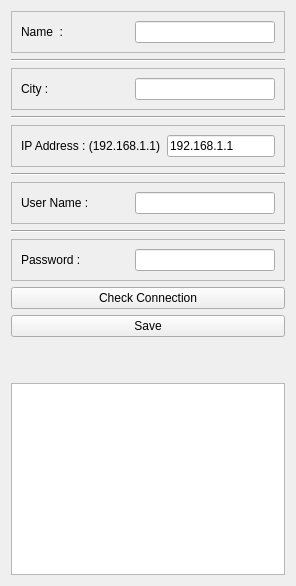
                      <widget class="QWidget" name="add">
                       <attribute name="title">
                        <string>ADD</string>
                       </attribute>
                       <layout class="QVBoxLayout" name="verticalLayout_17">
                        <item>
                         <widget class="QFrame" name="frame_31">
                          <property name="frameShape">
                           <enum>QFrame::StyledPanel</enum>
                          </property>
                          <property name="frameShadow">
                           <enum>QFrame::Raised</enum>
                          </property>
                          <layout class="QHBoxLayout" name="horizontalLayout_20">
                           <item>
                            <widget class="QLabel" name="label_16">
                             <property name="text">
                              <string>Name  : </string>
                             </property>
                            </widget>
                           </item>
                           <item>
                            <widget class="QLineEdit" name="name_input">
                             <property name="maximumSize">
                              <size>
                               <width>140</width>
                               <height>16777215</height>
                              </size>
                             </property>
                             <property name="cursor">
                              <cursorShape>ArrowCursor</cursorShape>
                             </property>
                            </widget>
                           </item>
                          </layout>
                         </widget>
                        </item>
                        <item>
                         <widget class="Line" name="line_5">
                          <property name="orientation">
                           <enum>Qt::Horizontal</enum>
                          </property>
                         </widget>
                        </item>
                        <item>
                         <widget class="QFrame" name="frame_33">
                          <property name="frameShape">
                           <enum>QFrame::StyledPanel</enum>
                          </property>
                          <property name="frameShadow">
                           <enum>QFrame::Raised</enum>
                          </property>
                          <layout class="QHBoxLayout" name="horizontalLayout_21">
                           <item>
                            <widget class="QLabel" name="label_17">
                             <property name="text">
                              <string>City : </string>
                             </property>
                            </widget>
                           </item>
                           <item>
                            <widget class="QLineEdit" name="city_input">
                             <property name="maximumSize">
                              <size>
                               <width>140</width>
                               <height>16777215</height>
                              </size>
                             </property>
                             <property name="cursor">
                              <cursorShape>IBeamCursor</cursorShape>
                             </property>
                            </widget>
                           </item>
                          </layout>
                         </widget>
                        </item>
                        <item>
                         <widget class="Line" name="line_6">
                          <property name="orientation">
                           <enum>Qt::Horizontal</enum>
                          </property>
                         </widget>
                        </item>
                        <item>
                         <widget class="QFrame" name="frame_30">
                          <property name="frameShape">
                           <enum>QFrame::StyledPanel</enum>
                          </property>
                          <property name="frameShadow">
                           <enum>QFrame::Raised</enum>
                          </property>
                          <layout class="QHBoxLayout" name="horizontalLayout_18">
                           <item>
                            <widget class="QLabel" name="label_14">
                             <property name="text">
                              <string>IP Address : (192.168.1.1)</string>
                             </property>
                            </widget>
                           </item>
                           <item>
                            <widget class="QLineEdit" name="ip_input">
                             <property name="maximumSize">
                              <size>
                               <width>140</width>
                               <height>16777215</height>
                              </size>
                             </property>
                             <property name="cursor">
                              <cursorShape>IBeamCursor</cursorShape>
                             </property>
                             <property name="text">
                              <string>192.168.1.1</string>
                             </property>
                            </widget>
                           </item>
                          </layout>
                         </widget>
                        </item>
                        <item>
                         <widget class="Line" name="line_7">
                          <property name="orientation">
                           <enum>Qt::Horizontal</enum>
                          </property>
                         </widget>
                        </item>
                        <item>
                         <widget class="QFrame" name="frame_28">
                          <property name="frameShape">
                           <enum>QFrame::StyledPanel</enum>
                          </property>
                          <property name="frameShadow">
                           <enum>QFrame::Raised</enum>
                          </property>
                          <layout class="QHBoxLayout" name="horizontalLayout_16">
                           <item>
                            <widget class="QLabel" name="label_12">
                             <property name="text">
                              <string>User Name :</string>
                             </property>
                            </widget>
                           </item>
                           <item>
                            <widget class="QLineEdit" name="username_input">
                             <property name="maximumSize">
                              <size>
                               <width>140</width>
                               <height>16777215</height>
                              </size>
                             </property>
                            </widget>
                           </item>
                          </layout>
                         </widget>
                        </item>
                        <item>
                         <widget class="Line" name="line_8">
                          <property name="orientation">
                           <enum>Qt::Horizontal</enum>
                          </property>
                         </widget>
                        </item>
                        <item>
                         <widget class="QFrame" name="frame_29">
                          <property name="frameShape">
                           <enum>QFrame::StyledPanel</enum>
                          </property>
                          <property name="frameShadow">
                           <enum>QFrame::Raised</enum>
                          </property>
                          <layout class="QHBoxLayout" name="horizontalLayout_17">
                           <item>
                            <widget class="QLabel" name="label_13">
                             <property name="text">
                              <string>Password : </string>
                             </property>
                            </widget>
                           </item>
                           <item>
                            <widget class="QLineEdit" name="password_input">
                             <property name="maximumSize">
                              <size>
                               <width>140</width>
                               <height>16777215</height>
                              </size>
                             </property>
                            </widget>
                           </item>
                          </layout>
                         </widget>
                        </item>
                        <item>
                         <widget class="QPushButton" name="btn_add_check_connection">
                          <property name="text">
                           <string>Check Connection</string>
                          </property>
                         </widget>
                        </item>
                        <item>
                         <widget class="QPushButton" name="btn_save_add">
                          <property name="text">
                           <string>Save</string>
                          </property>
                         </widget>
                        </item>
                        <item>
                         <spacer name="verticalSpacer_4">
                          <property name="orientation">
                           <enum>Qt::Vertical</enum>
                          </property>
                          <property name="sizeHint" stdset="0">
                           <size>
                            <width>20</width>
                            <height>40</height>
                           </size>
                          </property>
                         </spacer>
                        </item>
                        <item>
                         <widget class="QTextEdit" name="textEdit_ping_status"/>
                        </item>
                       </layout>
                      </widget>
